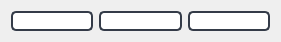
     <widget class="QWidget" name="layoutWidget">
      <property name="geometry">
       <rect>
        <x>20</x>
        <y>180</y>
        <width>281</width>
        <height>26</height>
       </rect>
      </property>
      <layout class="QGridLayout" name="gridLayout_5">
       <item row="0" column="2">
        <widget class="QLineEdit" name="theta_Z_control">
         <property name="styleSheet">
          <string notr="true">QLineEdit {
	background-color: rgb(255 , 255 , 255 );
	border-radius: 5px;
	border: 2px solid rgb(52, 59, 72);
}
QLineEdit:hover {
	border: 2px solid rgb(255 , 255 , 255 );
	background-color:rgb(255 , 255 , 255 );
}
QLineEdit:focus {
	border: 2px solid rgb(255 , 255 , 255 );
}</string>
         </property>
        </widget>
       </item>
       <item row="0" column="0">
        <widget class="QLineEdit" name="theta1_control">
         <property name="styleSheet">
          <string notr="true">QLineEdit {
	background-color: rgb(255 , 255 , 255 );
	border-radius: 5px;
	border: 2px solid rgb(52, 59, 72);
}
QLineEdit:hover {
	border: 2px solid rgb(255 , 255 , 255 );
	background-color:rgb(255 , 255 , 255 );
}
QLineEdit:focus {
	border: 2px solid rgb(255 , 255 , 255 );
}</string>
         </property>
        </widget>
       </item>
       <item row="0" column="1">
        <widget class="QLineEdit" name="theta2_control">
         <property name="styleSheet">
          <string notr="true">QLineEdit {
	background-color: rgb(255 , 255 , 255 );
	border-radius: 5px;
	border: 2px solid rgb(52, 59, 72);
}
QLineEdit:hover {
	border: 2px solid rgb(255 , 255 , 255 );
	background-color:rgb(255 , 255 , 255 );
}
QLineEdit:focus {
	border: 2px solid rgb(255 , 255 , 255 );
}</string>
         </property>
        </widget>
       </item>
      </layout>
     </widget>
